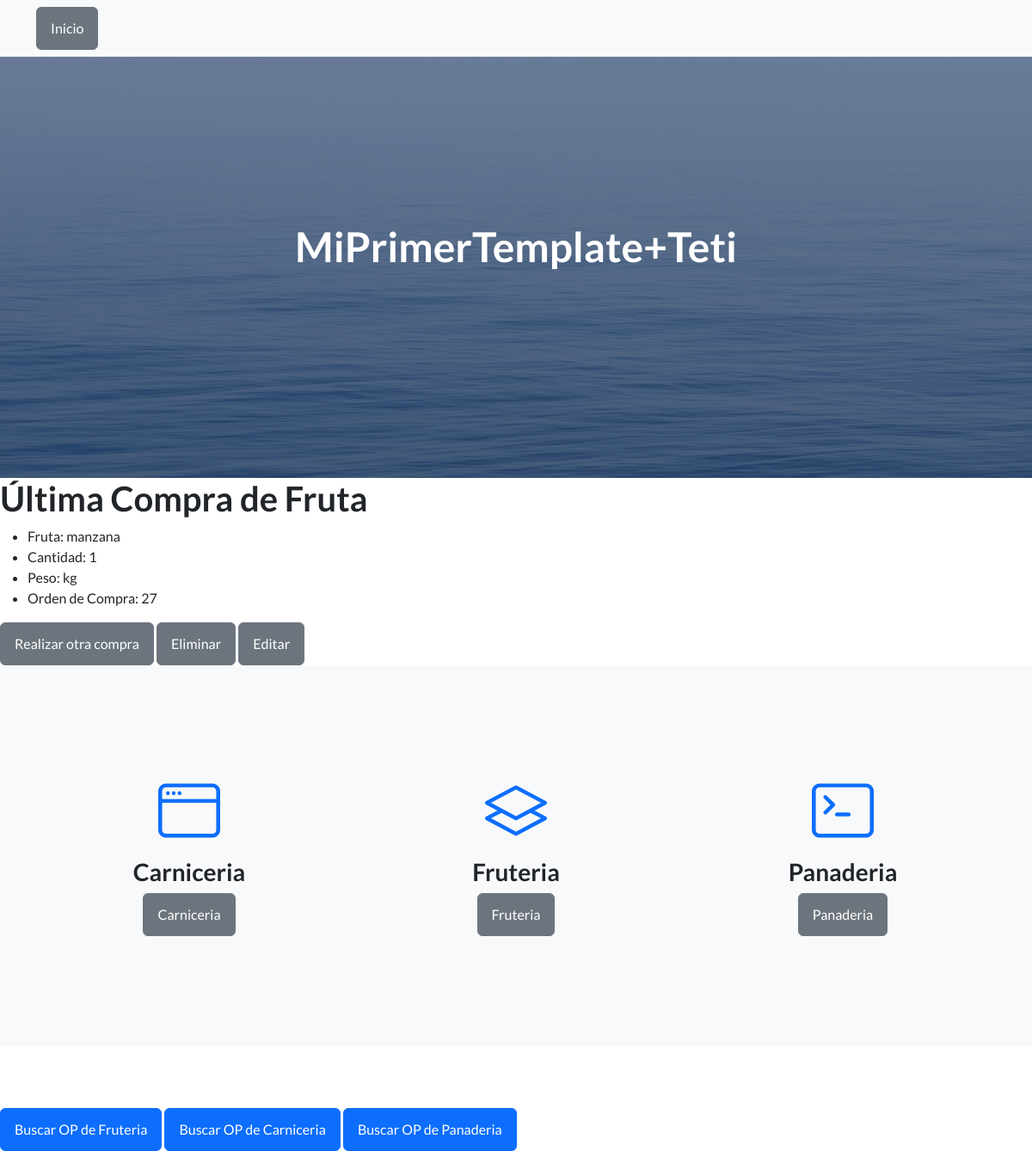
Page /app1/leer_fruta/ on the earlier database version.
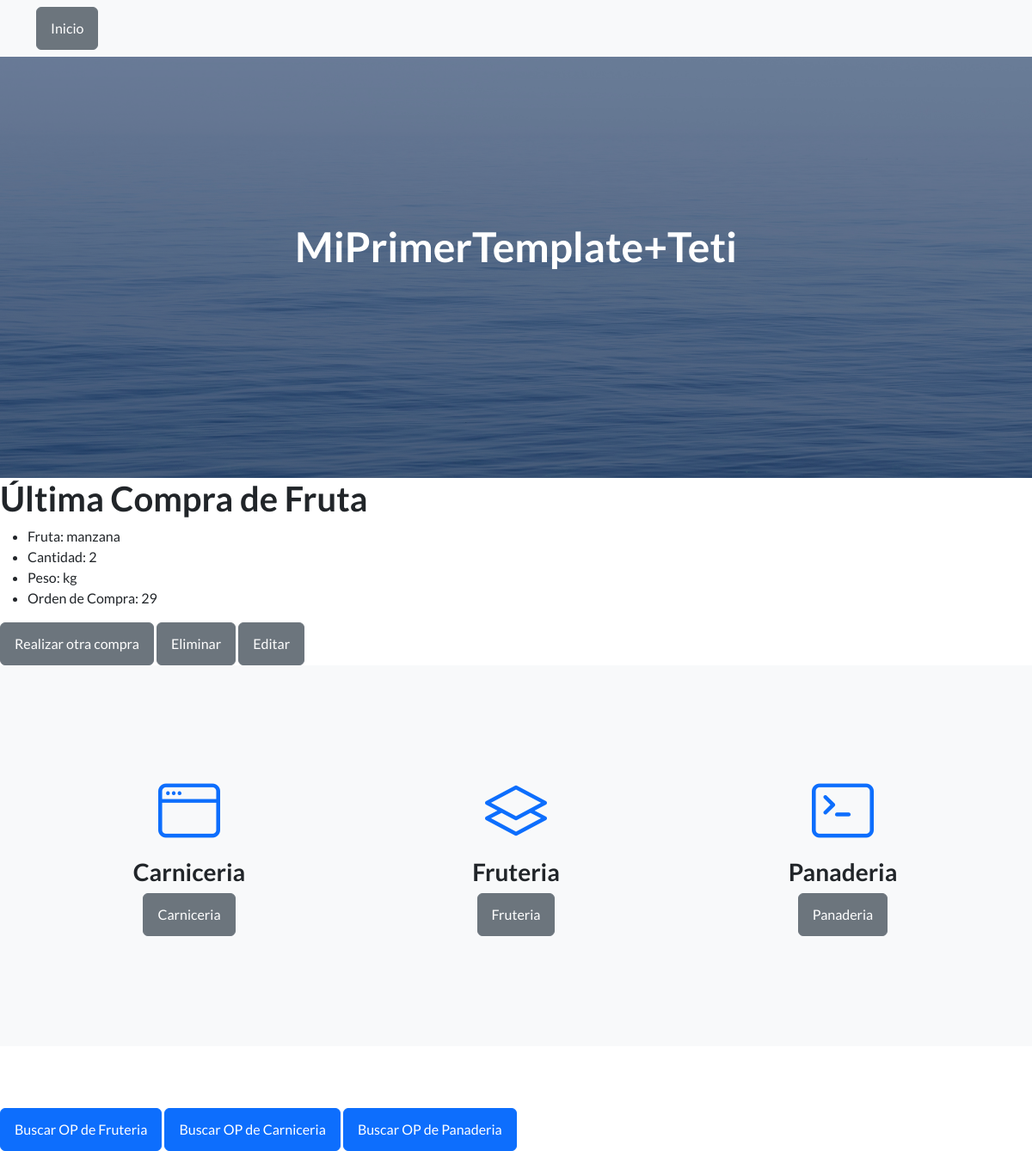
Same page on the later database version.
### app1/models.py (models this page shows, shortened)
class Fruta(models.Model):
    id = models.AutoField(primary_key=True)
    fruta = models.CharField(max_length=100)
    cantidad = models.IntegerField()
    peso = models.CharField(max_length=100, default="0.0")

### app1/views.py (the view)
# urls.py: path('leer_fruta/', views.leer_fruta, name='leer_fruta'),
def leer_fruta(request):
    compra_fruta = Fruta.objects.last()  # Obtiene el último registro
    return render(request, 'leer_fruta.html', {'compra_fruta': compra_fruta})

### Template/leer_fruta.html (shortened to what this page needs)
{% extends 'index.html' %}
{% block content %}
<!DOCTYPE html>
<html>
<head>
</head>
<body>
    <h1>Última Compra de Fruta</h1>
    <ul>
        <li>Fruta: {{ compra_fruta.fruta }}</li>
        <li>Cantidad: {{ compra_fruta.cantidad }}</li>
        <li>Peso: {{ compra_fruta.peso }}</li>
        <li>Orden de Compra: {{ compra_fruta.id }}</li>
    </ul>
    <a href="{% url 'app1:fruta' %}" class="btn btn-secondary">Realizar otra compra</a>
    <a href="{% url 'app1:eliminar_fruta' compra_fruta.id %}" class="btn btn-secondary">Eliminar</a>
    <a href="{% url 'app1:editar_fruta' compra_fruta.id %}" class="btn btn-secondary">Editar</a>
</body>
</html>
{% endblock %}

Differences in the rows shown:
no longer on this page (row unchanged): Fruta: fruta "manzana", cantidad "1", peso "kg", id "27"
added Fruta: fruta "manzana", cantidad "2", peso "kg", id "29"
